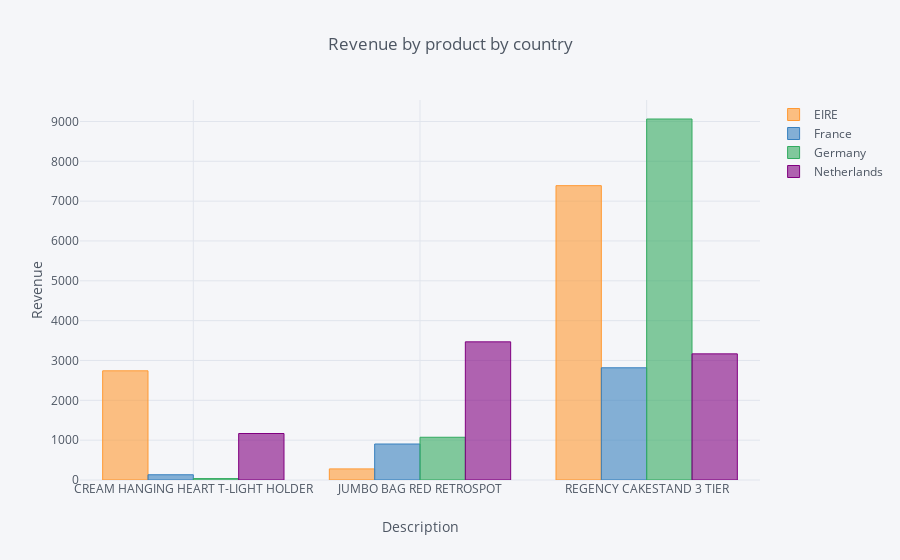

Notebook source saved alongside this figure:
### Code cell
data_bar_side = data[(data['Country'].isin(country_list))&(data['Description'].isin(product_list))]
data_bar_side = data_bar_side.pivot_table(values='Revenue', columns='Country', 
                         index='Description', aggfunc='sum')

data_bar_side.reset_index(inplace=True)
data_bar_side
data_bar_side.iplot(kind='bar', x='Description', xTitle='Description', 
           yTitle='Revenue', title='Revenue by product by country')

### Figure 1 — Plotly figure (JSON) as saved in the notebook; plotly's stock layout.template omitted (floating-point values rounded to 4 significant figures)
{"data": [{"marker": {"color": "rgba(255, 153, 51, 0.6)", "line": {"color": "rgba(255, 153, 51, 1.0)", "width": 1}}, "name": "EIRE", "orientation": "v", "text": "", "type": "bar", "uid": "dbb95834-1125-4f05-8376-91cb0c92707c", "x": ["CREAM HANGING HEART T-LIGHT HOLDER", "JUMBO BAG RED RETROSPOT", "REGENCY CAKESTAND 3 TIER"], "y": [2741.0, 278.7, 7389.0]}, {"marker": {"color": "rgba(55, 128, 191, 0.6)", "line": {"color": "rgba(55, 128, 191, 1.0)", "width": 1}}, "name": "France", "orientation": "v", "text": "", "type": "bar", "uid": "39eea6de-b738-406c-b90d-f6351e422f78", "x": ["CREAM HANGING HEART T-LIGHT HOLDER", "JUMBO BAG RED RETROSPOT", "REGENCY CAKESTAND 3 TIER"], "y": [131.8, 903.4, 2817.0]}, {"marker": {"color": "rgba(50, 171, 96, 0.6)", "line": {"color": "rgba(50, 171, 96, 1.0)", "width": 1}}, "name": "Germany", "orientation": "v", "text": "", "type": "bar", "uid": "c807472f-0254-430f-b062-262d5053ab8b", "x": ["CREAM HANGING HEART T-LIGHT HOLDER", "JUMBO BAG RED RETROSPOT", "REGENCY CAKESTAND 3 TIER"], "y": [35.4, 1073.0, 9062.0]}, {"marker": {"color": "rgba(128, 0, 128, 0.6)", "line": {"color": "rgba(128, 0, 128, 1.0)", "width": 1}}, "name": "Netherlands", "orientation": "v", "text": "", "type": "bar", "uid": "93396898-4b1e-42e5-ba18-7918fb6fa3ad", "x": ["CREAM HANGING HEART T-LIGHT HOLDER", "JUMBO BAG RED RETROSPOT", "REGENCY CAKESTAND 3 TIER"], "y": [1167, 3468, 3166.0]}], "layout": {"legend": {"bgcolor": "#F5F6F9", "font": {"color": "#4D5663"}}, "paper_bgcolor": "#F5F6F9", "plot_bgcolor": "#F5F6F9", "title": {"font": {"color": "#4D5663"}, "text": "Revenue by product by country"}, "xaxis": {"gridcolor": "#E1E5ED", "showgrid": true, "tickfont": {"color": "#4D5663"}, "title": {"font": {"color": "#4D5663"}, "text": "Description"}, "zerolinecolor": "#E1E5ED"}, "yaxis": {"gridcolor": "#E1E5ED", "showgrid": true, "tickfont": {"color": "#4D5663"}, "title": {"font": {"color": "#4D5663"}, "text": "Revenue"}, "zerolinecolor": "#E1E5ED"}}}
